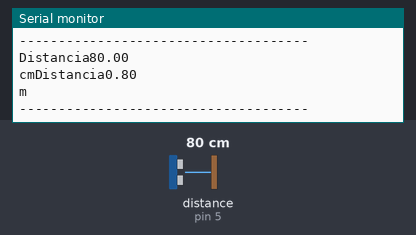
This sketch was run on a simulated Arduino Uno, built with avr-gcc and run on an emulated ATmega328P. Parts: the last lines printed to the serial monitor. The test bench sets the inputs (shaded band); at power-on: distance to the obstacle (sensor on pin 5) 80 cm. The echo pulse lasts 58.3 µs per cm.

Above: at 1.8 s.
1.9 s: distance to the obstacle (sensor on pin 5) set to 2 cm
At 2.9 s:
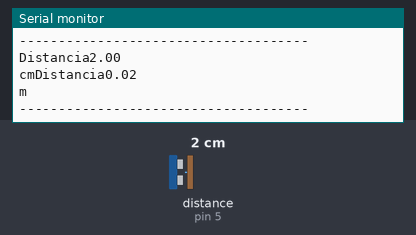
3.4 s: distance to the obstacle (sensor on pin 5) set to 4 cm
At 4.9 s:
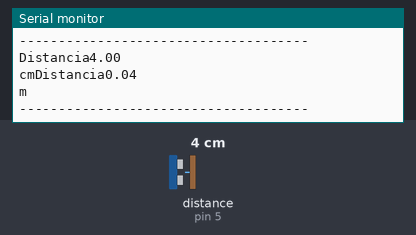
Timing chart, 0 to 6.4 s (numbered marks = the images above; inputs shaded):
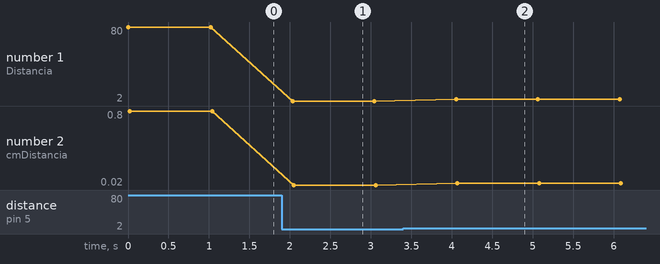

Measured:
- after the input at 1.9 s, the serial monitor: prints a new line after 0.13 s (image 1)
- after the input at 3.4 s, the serial monitor: prints a new line after 0.65 s (image 2)
- plotted number 1: 80 → 2 after the input at 1.9 s, 2 → 4 after the input at 3.4 s
- plotted number 2: 0.8 → 0.02 after the input at 1.9 s, 0.02 → 0.04 after the input at 3.4 s

The sketch:

sensor_ultrassonico.ino
```cpp
#include <HCSR04.h>
#define p_trigger 4
#define p_echo 5

UltraSonicDistanceSensor distanceSensor ( p_trigger, p_echo); // Inicializar sensor que usa pinos digitais 4 e 5.


float dist_cm, dist_m;

void setup()
{
  Serial.begin(9600);

}

void loop()
{
  dist_cm = distanceSensor.measureDistanceCm();
  dist_m =  dist_cm / 100;
  Serial.print("Distancia");
  Serial.println(dist_cm);
  Serial.print("cm");
  Serial.print("Distancia");
  Serial.println(dist_m);
  Serial.println("m");
  Serial.println("-------------------------------------");
  delay(1000);


}
```
